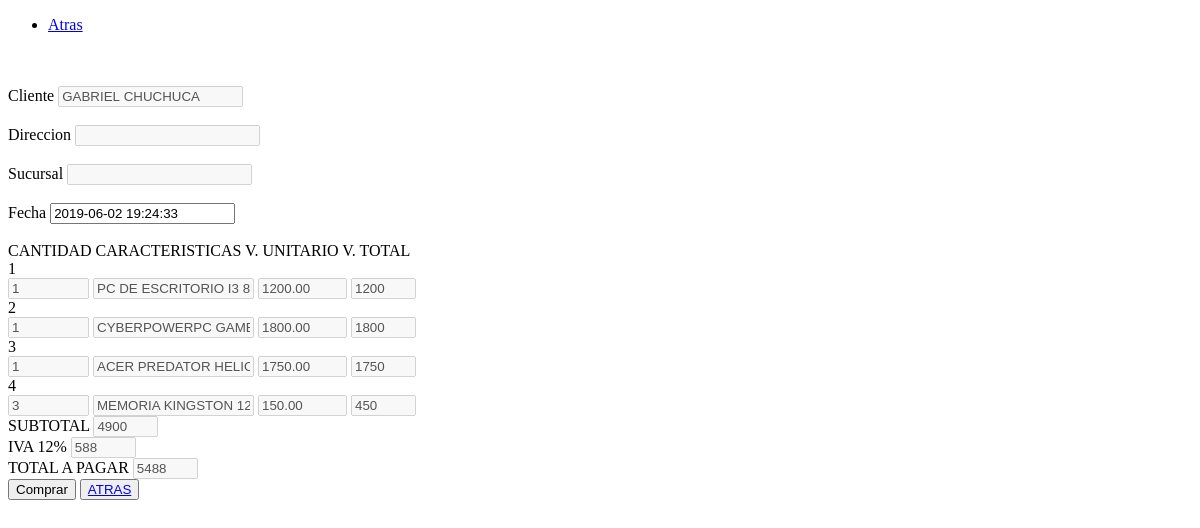
Page /admin/vista/facturaff.php?codio=3 on the earlier database version.
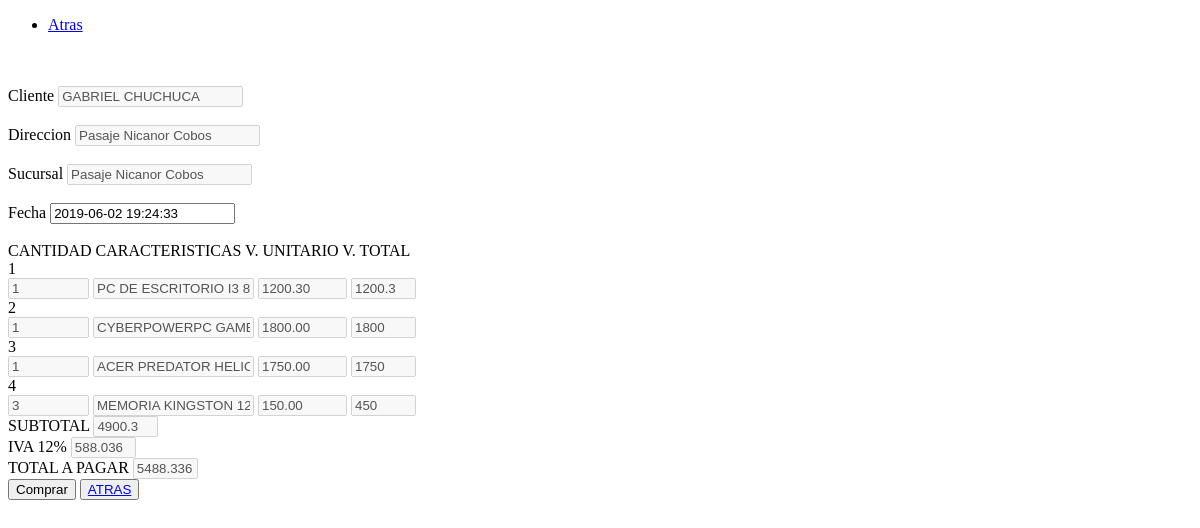
Same page on the later database version.
### tables this page shows
CREATE TABLE `usuarios` (
  `usu_id` int(11) NOT NULL,
  `usu_nombre` varchar(500) NOT NULL,
  `usu_apellido` varchar(500) NOT NULL,
  `usu_mail` varchar(100) NOT NULL,
  `usu_constrasena` varchar(100) NOT NULL,
  `usu_direccion` varchar(2500) NOT NULL,
  `usu_rol` varchar(7) NOT NULL,
  `usu_foto` varchar(200) NOT NULL
);

CREATE TABLE `pedidos` (
  `ped_id` int(11) NOT NULL,
  `pro_id` int(11) NOT NULL,
  `cod_usuario` int(11) NOT NULL,
  `ped_cantidad` int(11) NOT NULL,
  `ped_estado` varchar(11) NOT NULL
);

CREATE TABLE `productos` (
  `prod_id` int(11) NOT NULL,
  `prod_descripcion` varchar(250) NOT NULL,
  `prod_caracteristica` varchar(250) NOT NULL,
  `prod_precio` decimal(10,2) NOT NULL,
  `prod_stock` int(11) NOT NULL,
  `prod_foto` varchar(200) NOT NULL,
  `prod_eliminado` varchar(100) NOT NULL
);

### admin/vista/facturaff.php (the view, shortened to what this page needs)
<!DOCTYPE html>
<html lang="es">
<head>
    <link href="" rel="stylesheet" type="text/css" />
</head>
<body background="../../../fuserr.jpg">
    <section>
        <?php
        $mail = $_GET["mail"];
        $codio = $_GET["codio"];
        ?>
        <header>
            <nav>
                <ul>
                    <li> <a href="comprar.php?mail=<?php echo "$mail"; ?>&codigo=<?php echo $codio; ?>">Atras</a>
                    </li>
                </ul>
            </nav>
        </header>
        <form id="formulario01" method="POST" action="../../controladores/controlador_factura.php">
            <?php
            $codio = $_GET["codio"];
            include '../../config/conexionDB.php';
    $fecha = date('Y-m-d H:i:s', time());
            $sql = "SELECT * FROM usuarios WHERE usu_id = '$codio' ";
            $result = $conn->query($sql);
            if ($result->num_rows > 0) {
                while ($row = $result->fetch_assoc()) {
                    ?>
                    <br>
                    <label for='nombres'>Cliente</label>
                    <input align="center" type="text" id="nombres" name="nombres" value="<?php echo $row["usu_nombre"];
                                                                                            echo "&nbsp;";
                                                                                            echo $row["usu_apellido"]; ?>" disabled />
                    <br>
                    <br>
                    <label for='direccion'>Direccion</label>
                    <input type="text" id="direccion" name="direccion" value="<?php echo $row["usu_direccion"]; ?>" disabled />
                    <br>
                    <br>
                    <label for='direccion'>Sucursal</label>
                    <input type="text" id="direccion" name="direccion" value="<?php echo $row["usu_direccion"]; ?>" disabled />
                    <br>
                    <br>
                    <label for='fecha'>Fecha</label>
                    <input type="text" id="fecha" name="fecha" value="<?php echo $fecha; ?>" />
                    <br>
                    <br>
                <?php
            }
        } else {
            echo " <p> colspan='10'> EROORRRRR!!!!!! </p>";
            echo "<p>" . mysqli_error($conn) . "</p>";
        }
        ?>
            <label for='cant'>CANTIDAD</label>
            <label for='caracteristicas'>CARACTERISTICAS</label>
            <label for="v_unitario">V. UNITARIO</label>
            <label for="valortotal">V. TOTAL</label>
            <?php
            $codio = $_GET['codio'];
            include '../../config/conexionDB.php';
            $sql    = "SELECT * FROM pedidos WHERE cod_usuario = '$codio' and ped_estado='CREADO';";
            $result = $conn->query($sql);
            $subt = 0;
            $cont = 0;
            if ($result->num_rows > 0) {
                while ($row = $result->fetch_assoc()) {
                    $pro     = $row["pro_id"];
                    $sql2    = "SELECT * FROM productos WHERE prod_id = '$pro';";
                    $result2 = $conn->query($sql2);
                    $rl      = mysqli_fetch_assoc($result2);
                    $rlt = $rl["prod_caracteristica"];
                    $rlt2 = $rl["prod_precio"];
                    $rlt3 = $row["ped_cantidad"];
                    $importe = $rlt2 * $rlt3;
                    $subt += $rlt2;
                    $iva = ($subt * 12) / 100;
                    $cont += 1;
                    echo $cont;
                    ?>
                    <br>
                    <input size=7 type="text" id="cantidad" name="cantidad" value="<?php echo $rlt3; ?>" disabled />
                    <input size=17 type="text" id="caracteristicas" name="caracteristicas" value="<?php echo $rlt; ?>" disabled />
                    <input size=8 type="text" id="valorunitario" name="valorunitario" value="<?php echo $rlt2 ?>" disabled />
                    <input size=5 type="text" id="valortotal" name="valortotal" value="<?php echo $importe; ?>" disabled />
                <?php
            }
        } else {
            echo " <p> colspan='10'> EROORRRRR!!!!!! </p>";
            echo "<p>" . mysqli_error($conn) . "</p>";
        }
        $total = $subt + $iva;
        ?>
            <br>
            <label for="subto">SUBTOTAL</label>
            <input size=5 type="text" id="subtotal" name="subtotal" value="<?php echo $subt; ?>" disabled />
            <br>
            <label for="ivaa">IVA 12%</label>
            <input size=5 type="text" id="iva" name="iva" value="<?php echo $iva; ?>" disabled />
            <br>
            <label for="totpagar">TOTAL A PAGAR</label>
            <input size=5 type="text" id="totalpagar" name="totalpagar" value="<?php echo $total; ?>" disabled />
            <br>
            <input class="btn" type="submit" id="modificar" name="modificar" value="Comprar" />
            <button type="button" class="btn btn-default"> <a href="index_usuario.php?cone='<?php echo $cone; ?>'">ATRAS</a></button>
        </form>
    </section>
</body>
</html>

Differences in the rows shown:
changed usuarios "GABRIEL CHUCHUCA": direccion (not shown) → "Pasaje Nicanor Cobos"
changed through a linked row, pedidos "PC DE ESCRITORIO I3 8VA": valorunitario "1200.00" → "1200.30"; valortotal "1200" → "1200.3"
Other differences:
form field subtotal: "4900" → "4900.3"
form field iva: "588" → "588.036"
form field totalpagar: "5488" → "5488.336"
